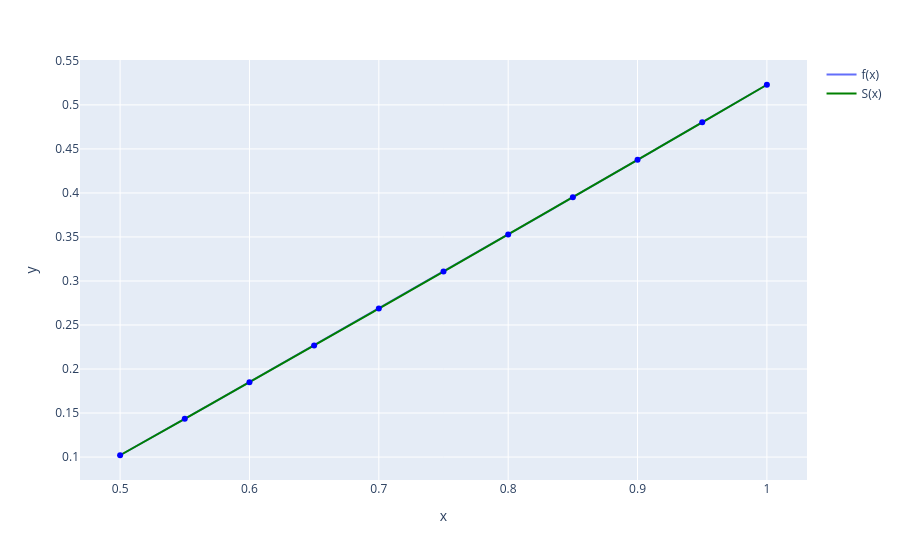
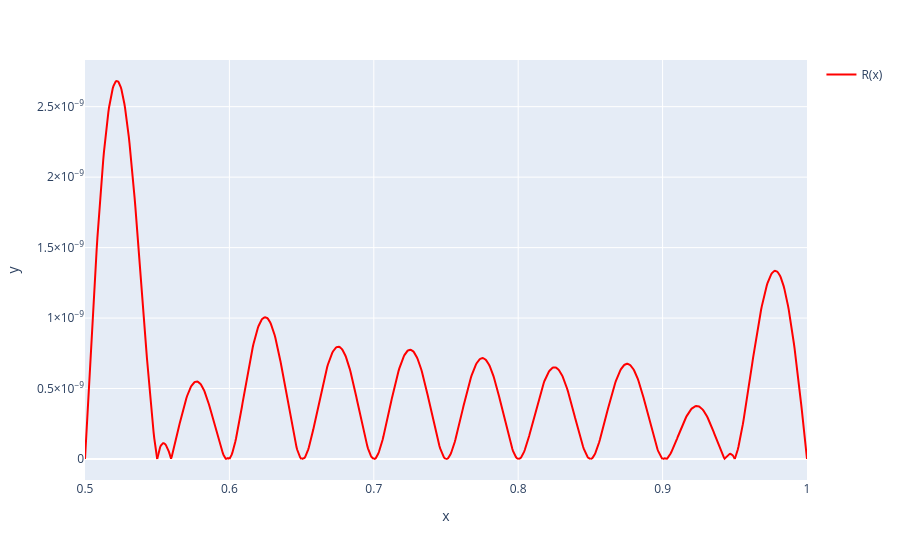

The cell these charts' notebook holds for them, in order:
### Markdown cell above
##### Визуализация

### Code cell
xs = numpy.linspace(a, b, 1000)
ys = sympy.lambdify(x, f, "numpy")(xs)

figure = px.line(x=xs, y=ys)
figure.update_traces(name="f(x)", showlegend=True)

splines = []
U = third_boundary_condition_for_slopes(x_points, y_points, float(sympy.diff(f, x, 2).subs(x, x_points[0])), float(sympy.diff(f, x, 2).subs(x, x_points[-1])), n)
for i in range(n):
    S_i = non_local_cube_spline_through_slopes(i, x_points, y_points, U)
    splines.append(sympy.lambdify(x, S_i, "numpy"))

for i, S_i in enumerate(splines):
    xs_i = numpy.linspace(x_points[i], x_points[i + 1], int(1000 / n))
    ys_i = S_i(xs_i)

    figure.add_scatter(x=xs_i, y=ys_i, name=f"S(x)", showlegend=(i == 0), line=dict(color="green"))

for i in range(n + 1):
    figure.add_scatter(x=[x_points[i]], y=[y_points[i]], showlegend=(False), line=dict(color="blue"), mode="markers")

figure.show()

values = []
x_s = (x_1, x_2, x_3, x_4)

figure = None
for i, S_i in enumerate(splines):
    xs_i = numpy.linspace(x_points[i], x_points[i + 1], int(1000 / n))
    ys_i = S_i(xs_i)
    R_i = numpy.abs(f_numpy(xs_i) - ys_i)

    for x_star in x_s:
        if x_points[i] <= x_star and x_star <= x_points[i + 1]:
            f_star = f_numpy(x_star)
            S_star = S_i(x_star)
            R_star = numpy.abs(f_star - S_star)

            values.append((x_star, f_star, S_star, R_star))

    if figure is None:
        figure = px.line(x=xs_i, y=R_i)
        figure.update_traces(name="R(x)", showlegend=True, line=dict(color="red"))
    else:
        figure.add_scatter(x=xs_i, y=R_i, name="R(x)", showlegend=False, line=dict(color="red"))

figure.update_layout(yaxis=dict(exponentformat="power"))
figure.show()

print("-" * 20)
for v in values:
    x_star, f_star, S_star, R_star = v
    print(f"x* = {x_star}")
    print(f"f(x*) = {f_star}")
    print(f"S(x*) = {S_star}")
    print(f"R(x*) = {R_star}")
    print("-" * 20)
